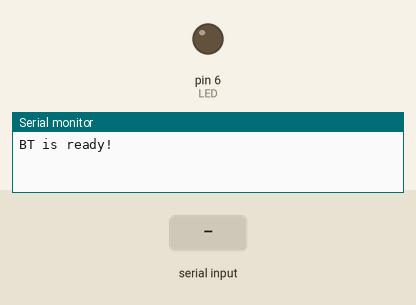
The sketch below on a simulated Arduino Uno, built with avr-gcc and run on an emulated ATmega328P. Shown: output pins drawn as LEDs (lit = HIGH), the last lines printed to the serial monitor. The test bench sets the inputs (shaded band).

Above: at 1.2 s.
1.3 s: "1" received over the second serial link
At 2.5 s:
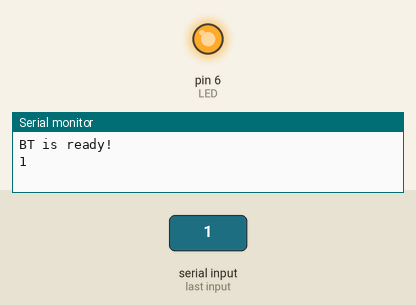
2.8 s: "0" received over the second serial link
At 3.8 s:
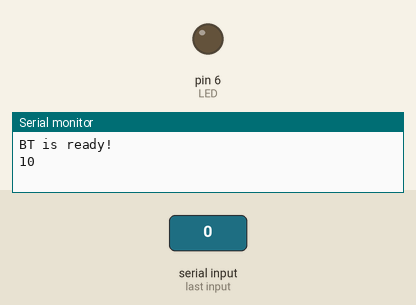
4.3 s: "1" received over Serial
At 5.0 s:
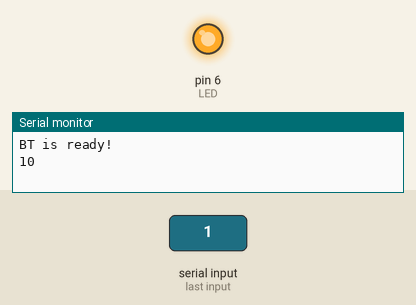
Timing chart, 0 to 7.3 s (numbered marks = the images above; inputs shaded):
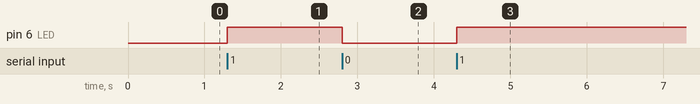

The sketch:

autocar.ino
```cpp
#include <SoftwareSerial.h>

int LED = 6;

SoftwareSerial BT(10, 11);

char val;

void setup() {
  // 定义6为输出引脚
  pinMode(LED, OUTPUT);

  Serial.begin(9600);
  Serial.println("BT is ready!");
  BT.begin(9600);

}

void loop() {
//    digitalWrite(LED, HIGH);   // 点亮LED
//    delay(100);               // 持续1秒
//    digitalWrite(LED, LOW);    // 熄灭LED
//    delay(200);               // 持续1秒

    if (Serial.available()) {
      val = Serial.read();
      if(val == '1'){
        digitalWrite(LED, HIGH);
      }
      BT.print(val);
    }
     if(BT.available() > 0)
    {
      val = BT.read();
      if(val == '1'){
        digitalWrite(LED, HIGH);
      }
      if(val == '0'){
        digitalWrite(LED, LOW);
      }
      Serial.print(val);
    }
}
```

Measured:
- after the input at 1.3 s, pin 6 (LED): LOW → HIGH at once
- after the input at 2.8 s, pin 6 (LED): HIGH → LOW at once
- after the input at 4.3 s, pin 6 (LED): LOW → HIGH at once
